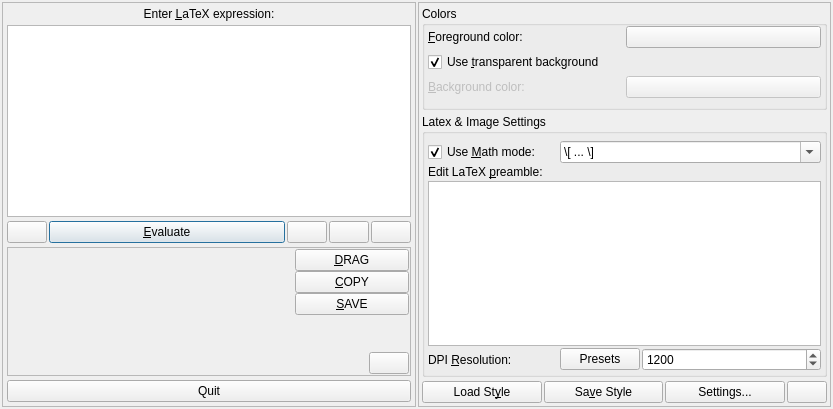
<?xml version="1.0" encoding="UTF-8"?>
<ui version="4.0">
 <author>Philippe Faist</author>
 <comment>KLatexFormula main window UI</comment>
 <class>KLFMainWinUI</class>
 <widget class="QWidget" name="KLFMainWinUI">
  <property name="geometry">
   <rect>
    <x>0</x>
    <y>0</y>
    <width>833</width>
    <height>409</height>
   </rect>
  </property>
  <property name="windowTitle">
   <string notr="true" comment="window title">KLatexFormula</string>
  </property>
  <property name="windowIcon">
   <iconset resource="../../klfres.qrc">
    <normaloff>:/pics/klatexformula-64.png</normaloff>:/pics/klatexformula-64.png</iconset>
  </property>
  <property name="styleSheet">
   <string notr="true"/>
  </property>
  <layout class="QHBoxLayout" name="lyt_KLFMainWinUI">
   <property name="spacing">
    <number>2</number>
   </property>
   <property name="margin">
    <number>2</number>
   </property>
   <item>
    <widget class="QFrame" name="frmMain">
     <property name="sizePolicy">
      <sizepolicy hsizetype="Preferred" vsizetype="Preferred">
       <horstretch>1</horstretch>
       <verstretch>0</verstretch>
      </sizepolicy>
     </property>
     <property name="frameShape">
      <enum>QFrame::StyledPanel</enum>
     </property>
     <property name="frameShadow">
      <enum>QFrame::Raised</enum>
     </property>
     <layout class="QVBoxLayout" name="lyt_frmMain">
      <property name="spacing">
       <number>4</number>
      </property>
      <property name="margin">
       <number>4</number>
      </property>
      <item>
       <widget class="QLabel" name="lblPromptMain">
        <property name="sizePolicy">
         <sizepolicy hsizetype="Preferred" vsizetype="Fixed">
          <horstretch>0</horstretch>
          <verstretch>0</verstretch>
         </sizepolicy>
        </property>
        <property name="text">
         <string>Enter &amp;LaTeX expression:</string>
        </property>
        <property name="alignment">
         <set>Qt::AlignCenter</set>
        </property>
        <property name="wordWrap">
         <bool>false</bool>
        </property>
        <property name="buddy">
         <cstring>txtLatex</cstring>
        </property>
       </widget>
      </item>
      <item>
       <widget class="QTextEdit" name="txtLatex">
        <property name="acceptDrops">
         <bool>true</bool>
        </property>
        <property name="toolTip">
         <string>Edit or paste LaTeX code here. Focus the editor with the &lt;strong&gt;F4&lt;/strong&gt; key.</string>
        </property>
        <property name="autoFormatting">
         <set>QTextEdit::AutoNone</set>
        </property>
        <property name="tabChangesFocus">
         <bool>true</bool>
        </property>
        <property name="undoRedoEnabled">
         <bool>true</bool>
        </property>
        <property name="lineWrapMode">
         <enum>QTextEdit::WidgetWidth</enum>
        </property>
        <property name="readOnly">
         <bool>false</bool>
        </property>
        <property name="acceptRichText">
         <bool>false</bool>
        </property>
       </widget>
      </item>
      <item>
       <layout class="QHBoxLayout" name="lytMiddle">
        <property name="spacing">
         <number>2</number>
        </property>
        <item>
         <widget class="QPushButton" name="btnClear">
          <property name="sizePolicy">
           <sizepolicy hsizetype="Preferred" vsizetype="Preferred">
            <horstretch>0</horstretch>
            <verstretch>0</verstretch>
           </sizepolicy>
          </property>
          <property name="toolTip">
           <string comment="tooltip">Clear the above field</string>
          </property>
          <property name="whatsThis">
           <string comment="whatsthis">Clicking this button is a utility to clear the LaTeX code entry field above</string>
          </property>
          <property name="icon">
           <iconset resource="../../klfres.qrc">
            <normaloff>:/pics/clear.png</normaloff>:/pics/clear.png</iconset>
          </property>
          <property name="shortcut">
           <string>Ctrl+C</string>
          </property>
         </widget>
        </item>
        <item>
         <widget class="QPushButton" name="btnEvaluate">
          <property name="sizePolicy">
           <sizepolicy hsizetype="Expanding" vsizetype="Preferred">
            <horstretch>0</horstretch>
            <verstretch>0</verstretch>
           </sizepolicy>
          </property>
          <property name="toolTip">
           <string comment="tooltip">&lt;p style=&quot;white-space: pre&quot;&gt;Evaluate LaTeX Expression [&lt;strong&gt;Shift-Enter&lt;/strong&gt;]&lt;/p&gt;</string>
          </property>
          <property name="whatsThis">
           <string comment="whatsthistext">Render the above &lt;i&gt;LaTeX&lt;/i&gt; formula as an image, which will be displayed in the label below.</string>
          </property>
          <property name="text">
           <string>&amp;Evaluate</string>
          </property>
          <property name="icon">
           <iconset resource="../../klfres.qrc">
            <normaloff>:/pics/evaluate.png</normaloff>:/pics/evaluate.png</iconset>
          </property>
          <property name="shortcut">
           <string notr="true">Shift+Return, Ctrl+Return</string>
          </property>
          <property name="default">
           <bool>true</bool>
          </property>
         </widget>
        </item>
        <item>
         <widget class="QPushButton" name="btnSymbols">
          <property name="sizePolicy">
           <sizepolicy hsizetype="Minimum" vsizetype="Preferred">
            <horstretch>0</horstretch>
            <verstretch>0</verstretch>
           </sizepolicy>
          </property>
          <property name="toolTip">
           <string comment="tooltip">&lt;p style=&quot;white-space: pre&quot;&gt;Show Latex Symbols palette&lt;/p&gt;</string>
          </property>
          <property name="whatsThis">
           <string comment="whatsthis text">Clicking this button opens a dialog allowing you to view and select LaTeX symbols the codes of which you may not know by heart.</string>
          </property>
          <property name="icon">
           <iconset resource="../../klfres.qrc">
            <normaloff>:/pics/symbols.png</normaloff>:/pics/symbols.png</iconset>
          </property>
          <property name="shortcut">
           <string/>
          </property>
          <property name="checkable">
           <bool>true</bool>
          </property>
         </widget>
        </item>
        <item>
         <widget class="QPushButton" name="btnLibrary">
          <property name="sizePolicy">
           <sizepolicy hsizetype="Minimum" vsizetype="Preferred">
            <horstretch>0</horstretch>
            <verstretch>0</verstretch>
           </sizepolicy>
          </property>
          <property name="toolTip">
           <string comment="tooltip">Show Library</string>
          </property>
          <property name="whatsThis">
           <string comment="whatsthis text">Clicking this button opens the KLatexFormula Library which includes History (previously evaluated formulas) and Archive where you can store tagged equations.</string>
          </property>
          <property name="icon">
           <iconset resource="../../klfres.qrc">
            <normaloff>:/pics/library.png</normaloff>:/pics/library.png</iconset>
          </property>
          <property name="shortcut">
           <string/>
          </property>
          <property name="checkable">
           <bool>true</bool>
          </property>
         </widget>
        </item>
        <item>
         <widget class="QPushButton" name="btnExpand">
          <property name="sizePolicy">
           <sizepolicy hsizetype="Minimum" vsizetype="Preferred">
            <horstretch>0</horstretch>
            <verstretch>0</verstretch>
           </sizepolicy>
          </property>
          <property name="toolTip">
           <string comment="tooltip">&lt;p style=&quot;white-space: pre&quot;&gt;Toggle shrinked/expanded mode&lt;/p&gt;</string>
          </property>
          <property name="whatsThis">
           <string>Switches to expanded mode or back to shrinked mode. In expanded mode you get to choose more options.</string>
          </property>
          <property name="icon">
           <iconset resource="../../klfres.qrc">
            <normaloff>:/pics/switchexpanded.png</normaloff>:/pics/switchexpanded.png</iconset>
          </property>
          <property name="shortcut">
           <string>Ctrl+E, Ctrl+Space</string>
          </property>
         </widget>
        </item>
       </layout>
      </item>
      <item>
       <widget class="QFrame" name="frmOutput">
        <property name="frameShape">
         <enum>QFrame::StyledPanel</enum>
        </property>
        <property name="frameShadow">
         <enum>QFrame::Sunken</enum>
        </property>
        <layout class="QGridLayout" name="lyt_frmOutput">
         <property name="horizontalSpacing">
          <number>6</number>
         </property>
         <property name="verticalSpacing">
          <number>0</number>
         </property>
         <property name="margin">
          <number>1</number>
         </property>
         <item row="0" column="1">
          <widget class="QPushButton" name="btnDrag">
           <property name="toolTip">
            <string>Click and keep mouse button pressed to drag your formula to an other application</string>
           </property>
           <property name="text">
            <string>&amp;DRAG</string>
           </property>
          </widget>
         </item>
         <item row="1" column="1">
          <widget class="QPushButton" name="btnCopy">
           <property name="toolTip">
            <string>Copy formula to clipboard</string>
           </property>
           <property name="text">
            <string>&amp;COPY</string>
           </property>
           <property name="shortcut">
            <string>Alt+Y</string>
           </property>
          </widget>
         </item>
         <item row="2" column="1">
          <widget class="QPushButton" name="btnSave">
           <property name="toolTip">
            <string>Save formula to disk</string>
           </property>
           <property name="text">
            <string>&amp;SAVE</string>
           </property>
          </widget>
         </item>
         <item row="3" column="1">
          <spacer name="spcOutputButtons">
           <property name="orientation">
            <enum>Qt::Vertical</enum>
           </property>
           <property name="sizeType">
            <enum>QSizePolicy::Expanding</enum>
           </property>
           <property name="sizeHint" stdset="0">
            <size>
             <width>20</width>
             <height>5</height>
            </size>
           </property>
          </spacer>
         </item>
         <item row="0" column="0" rowspan="5">
          <widget class="KLFDisplayLabel" name="lblOutput">
           <property name="sizePolicy">
            <sizepolicy hsizetype="Expanding" vsizetype="Preferred">
             <horstretch>0</horstretch>
             <verstretch>0</verstretch>
            </sizepolicy>
           </property>
           <property name="minimumSize">
            <size>
             <width>280</width>
             <height>75</height>
            </size>
           </property>
           <property name="toolTip">
            <string comment="tooltip">The resulting image will be displayed here</string>
           </property>
           <property name="whatsThis">
            <string comment="whatsthis">Here you can see the image you get after evaluating your LaTeX code.</string>
           </property>
           <property name="autoFillBackground">
            <bool>true</bool>
           </property>
           <property name="frameShape">
            <enum>QFrame::NoFrame</enum>
           </property>
           <property name="frameShadow">
            <enum>QFrame::Plain</enum>
           </property>
           <property name="text">
            <string/>
           </property>
           <property name="wordWrap">
            <bool>false</bool>
           </property>
          </widget>
         </item>
         <item row="4" column="1">
          <widget class="QWidget" name="wForBigPreviewButton" native="true">
           <layout class="QHBoxLayout" name="horizontalLayout">
            <property name="spacing">
             <number>0</number>
            </property>
            <property name="margin">
             <number>0</number>
            </property>
            <item>
             <spacer name="spcPreviewButton">
              <property name="orientation">
               <enum>Qt::Horizontal</enum>
              </property>
              <property name="sizeHint" stdset="0">
               <size>
                <width>41</width>
                <height>20</height>
               </size>
              </property>
             </spacer>
            </item>
            <item>
             <widget class="QPushButton" name="btnShowBigPreview">
              <property name="sizePolicy">
               <sizepolicy hsizetype="Fixed" vsizetype="Fixed">
                <horstretch>0</horstretch>
                <verstretch>0</verstretch>
               </sizepolicy>
              </property>
              <property name="toolTip">
               <string>&lt;p style=&quot;white-space: pre&quot;&gt;Show a larger preview [&lt;strong&gt;F2&lt;/strong&gt;]&lt;/p&gt;</string>
              </property>
              <property name="text">
               <string/>
              </property>
              <property name="icon">
               <iconset resource="../../klfres.qrc">
                <normaloff>:/pics/showpreview.png</normaloff>:/pics/showpreview.png</iconset>
              </property>
             </widget>
            </item>
           </layout>
          </widget>
         </item>
        </layout>
       </widget>
      </item>
      <item>
       <widget class="QPushButton" name="btnQuit">
        <property name="toolTip">
         <string comment="tooltip">Quit KLatexFormula</string>
        </property>
        <property name="whatsThis">
         <string comment="whatsthis">Exit KLatexFormula</string>
        </property>
        <property name="text">
         <string>Quit</string>
        </property>
        <property name="icon">
         <iconset resource="../../klfres.qrc">
          <normaloff>:/pics/closehide.png</normaloff>:/pics/closehide.png</iconset>
        </property>
        <property name="shortcut">
         <string>Ctrl+Q</string>
        </property>
       </widget>
      </item>
     </layout>
    </widget>
   </item>
   <item>
    <widget class="QFrame" name="frmDetails">
     <property name="sizePolicy">
      <sizepolicy hsizetype="Preferred" vsizetype="Preferred">
       <horstretch>1</horstretch>
       <verstretch>0</verstretch>
      </sizepolicy>
     </property>
     <property name="frameShape">
      <enum>QFrame::StyledPanel</enum>
     </property>
     <property name="frameShadow">
      <enum>QFrame::Raised</enum>
     </property>
     <layout class="QVBoxLayout" name="lyt_frmDetails">
      <property name="spacing">
       <number>4</number>
      </property>
      <property name="margin">
       <number>3</number>
      </property>
      <item>
       <widget class="QGroupBox" name="gbxColors">
        <property name="title">
         <string>Colors</string>
        </property>
        <layout class="QGridLayout" name="lyt_gbxColors">
         <property name="topMargin">
          <number>0</number>
         </property>
         <property name="bottomMargin">
          <number>9</number>
         </property>
         <property name="verticalSpacing">
          <number>4</number>
         </property>
         <item row="0" column="0">
          <widget class="QLabel" name="lblFg">
           <property name="text">
            <string>&amp;Foreground color:</string>
           </property>
           <property name="wordWrap">
            <bool>false</bool>
           </property>
           <property name="buddy">
            <cstring>colFg</cstring>
           </property>
          </widget>
         </item>
         <item row="0" column="1">
          <widget class="KLFColorChooser" name="colFg">
           <property name="alphaEnabled" stdset="0">
            <bool>false</bool>
           </property>
          </widget>
         </item>
         <item row="1" column="0" colspan="2">
          <widget class="QCheckBox" name="chkBgTransparent">
           <property name="toolTip">
            <string>Check this if you want your formula to have a transparent background</string>
           </property>
           <property name="text">
            <string>Use &amp;transparent background</string>
           </property>
           <property name="shortcut">
            <string>Alt+U</string>
           </property>
           <property name="checked">
            <bool>true</bool>
           </property>
          </widget>
         </item>
         <item row="2" column="0">
          <widget class="QLabel" name="lblBg">
           <property name="enabled">
            <bool>false</bool>
           </property>
           <property name="text">
            <string>&amp;Background color:</string>
           </property>
           <property name="wordWrap">
            <bool>false</bool>
           </property>
           <property name="buddy">
            <cstring>colBg</cstring>
           </property>
          </widget>
         </item>
         <item row="2" column="1">
          <widget class="KLFColorChooser" name="colBg">
           <property name="enabled">
            <bool>false</bool>
           </property>
           <property name="alphaEnabled" stdset="0">
            <bool>false</bool>
           </property>
          </widget>
         </item>
        </layout>
       </widget>
      </item>
      <item>
       <widget class="QGroupBox" name="gbxLatexImage">
        <property name="title">
         <string>Latex &amp;&amp; Image Settings</string>
        </property>
        <layout class="QGridLayout" name="lyt_gbxLatexImage">
         <property name="topMargin">
          <number>7</number>
         </property>
         <item row="0" column="0">
          <widget class="QCheckBox" name="chkMathMode">
           <property name="toolTip">
            <string>Check this to use a LaTeX math mode</string>
           </property>
           <property name="text">
            <string>Use &amp;Math mode:</string>
           </property>
           <property name="shortcut">
            <string/>
           </property>
           <property name="checked">
            <bool>true</bool>
           </property>
          </widget>
         </item>
         <item row="0" column="1" colspan="2">
          <widget class="QComboBox" name="cbxMathMode">
           <property name="editable">
            <bool>true</bool>
           </property>
           <item>
            <property name="text">
             <string>\[ ... \]</string>
            </property>
           </item>
           <item>
            <property name="text">
             <string>$ ... $</string>
            </property>
           </item>
           <item>
            <property name="text">
             <string>\begin{eqnarray*} ... \end{eqnarray*}</string>
            </property>
           </item>
          </widget>
         </item>
         <item row="1" column="0" colspan="3">
          <widget class="QLabel" name="lblPreamble">
           <property name="text">
            <string>Edit LaTeX &amp;preamble:</string>
           </property>
           <property name="alignment">
            <set>Qt::AlignLeading|Qt::AlignLeft|Qt::AlignTop</set>
           </property>
           <property name="wordWrap">
            <bool>false</bool>
           </property>
           <property name="buddy">
            <cstring>txtPreamble</cstring>
           </property>
          </widget>
         </item>
         <item row="2" column="0" colspan="3">
          <widget class="QTextEdit" name="txtPreamble">
           <property name="sizePolicy">
            <sizepolicy hsizetype="Expanding" vsizetype="Preferred">
             <horstretch>0</horstretch>
             <verstretch>0</verstretch>
            </sizepolicy>
           </property>
           <property name="font">
            <font>
             <pointsize>8</pointsize>
            </font>
           </property>
           <property name="acceptRichText">
            <bool>false</bool>
           </property>
          </widget>
         </item>
         <item row="3" column="0">
          <widget class="QLabel" name="lblDPI">
           <property name="text">
            <string>DPI &amp;Resolution:</string>
           </property>
           <property name="wordWrap">
            <bool>false</bool>
           </property>
           <property name="buddy">
            <cstring>spnDPI</cstring>
           </property>
          </widget>
         </item>
         <item row="3" column="1" colspan="2">
          <layout class="QHBoxLayout" name="lyt_DPIInput">
           <item>
            <widget class="QPushButton" name="btnDPIPresets">
             <property name="sizePolicy">
              <sizepolicy hsizetype="Fixed" vsizetype="Fixed">
               <horstretch>0</horstretch>
               <verstretch>0</verstretch>
              </sizepolicy>
             </property>
             <property name="text">
              <string>Presets</string>
             </property>
            </widget>
           </item>
           <item>
            <widget class="QSpinBox" name="spnDPI">
             <property name="minimum">
              <number>10</number>
             </property>
             <property name="maximum">
              <number>10000</number>
             </property>
             <property name="singleStep">
              <number>50</number>
             </property>
             <property name="value">
              <number>1200</number>
             </property>
            </widget>
           </item>
          </layout>
         </item>
        </layout>
       </widget>
      </item>
      <item>
       <layout class="QHBoxLayout" name="lytStyleSettingsButtons">
        <property name="spacing">
         <number>2</number>
        </property>
        <item>
         <widget class="QPushButton" name="btnLoadStyle">
          <property name="sizePolicy">
           <sizepolicy hsizetype="Minimum" vsizetype="Fixed">
            <horstretch>1</horstretch>
            <verstretch>0</verstretch>
           </sizepolicy>
          </property>
          <property name="toolTip">
           <string>Load a previously saved style</string>
          </property>
          <property name="text">
           <string>Load St&amp;yle</string>
          </property>
          <property name="icon">
           <iconset resource="../../klfres.qrc">
            <normaloff>:/pics/loadstyle.png</normaloff>:/pics/loadstyle.png</iconset>
          </property>
          <property name="shortcut">
           <string>Alt+L</string>
          </property>
         </widget>
        </item>
        <item>
         <widget class="QPushButton" name="btnSaveStyle">
          <property name="sizePolicy">
           <sizepolicy hsizetype="Minimum" vsizetype="Fixed">
            <horstretch>1</horstretch>
            <verstretch>0</verstretch>
           </sizepolicy>
          </property>
          <property name="toolTip">
           <string>Save current style (colors, etc.)</string>
          </property>
          <property name="text">
           <string>Sa&amp;ve Style</string>
          </property>
          <property name="icon">
           <iconset resource="../../klfres.qrc">
            <normaloff>:/pics/savestyle.png</normaloff>:/pics/savestyle.png</iconset>
          </property>
          <property name="shortcut">
           <string/>
          </property>
         </widget>
        </item>
        <item>
         <widget class="QPushButton" name="btnSettings">
          <property name="sizePolicy">
           <sizepolicy hsizetype="Minimum" vsizetype="Fixed">
            <horstretch>1</horstretch>
            <verstretch>0</verstretch>
           </sizepolicy>
          </property>
          <property name="toolTip">
           <string>Edit KLatexFormula settings</string>
          </property>
          <property name="text">
           <string>Settings...</string>
          </property>
          <property name="icon">
           <iconset resource="../../klfres.qrc">
            <normaloff>:/pics/settings.png</normaloff>:/pics/settings.png</iconset>
          </property>
          <property name="shortcut">
           <string>Alt+N</string>
          </property>
         </widget>
        </item>
        <item>
         <widget class="QPushButton" name="btnHelp">
          <property name="sizePolicy">
           <sizepolicy hsizetype="Minimum" vsizetype="Preferred">
            <horstretch>0</horstretch>
            <verstretch>0</verstretch>
           </sizepolicy>
          </property>
          <property name="toolTip">
           <string>Edit KLatexFormula settings</string>
          </property>
          <property name="icon">
           <iconset resource="../../klfres.qrc">
            <normaloff>:/pics/help.png</normaloff>:/pics/help.png</iconset>
          </property>
          <property name="shortcut">
           <string>F1</string>
          </property>
         </widget>
        </item>
       </layout>
      </item>
     </layout>
    </widget>
   </item>
  </layout>
  <action name="aDPI1200">
   <property name="text">
    <string>High Resolution (1200)</string>
   </property>
   <property name="toolTip">
    <string>Very good resolution</string>
   </property>
  </action>
  <action name="aDPI600">
   <property name="text">
    <string>Good Resolution (600)</string>
   </property>
   <property name="toolTip">
    <string>Pretty good resolution</string>
   </property>
  </action>
  <action name="aDPI300">
   <property name="text">
    <string>Medium Resolution (300)</string>
   </property>
   <property name="toolTip">
    <string>Medium resolution</string>
   </property>
  </action>
  <action name="aDPI150">
   <property name="text">
    <string>Low Resolution (150)</string>
   </property>
   <property name="toolTip">
    <string>Low resolution</string>
   </property>
  </action>
 </widget>
 <layoutdefault spacing="2" margin="3"/>
 <customwidgets>
  <customwidget>
   <class>KLFColorChooser</class>
   <extends>QPushButton</extends>
   <header>klfcolorchooser.h</header>
  </customwidget>
  <customwidget>
   <class>KLFDisplayLabel</class>
   <extends>QLabel</extends>
   <header location="global">klfdisplaylabel.h</header>
  </customwidget>
 </customwidgets>
 <tabstops>
  <tabstop>txtLatex</tabstop>
  <tabstop>btnClear</tabstop>
  <tabstop>btnEvaluate</tabstop>
  <tabstop>btnSymbols</tabstop>
  <tabstop>btnLibrary</tabstop>
  <tabstop>btnExpand</tabstop>
  <tabstop>btnDrag</tabstop>
  <tabstop>btnCopy</tabstop>
  <tabstop>btnSave</tabstop>
  <tabstop>btnQuit</tabstop>
  <tabstop>colFg</tabstop>
  <tabstop>chkBgTransparent</tabstop>
  <tabstop>colBg</tabstop>
  <tabstop>chkMathMode</tabstop>
  <tabstop>cbxMathMode</tabstop>
  <tabstop>txtPreamble</tabstop>
  <tabstop>btnLoadStyle</tabstop>
  <tabstop>btnSaveStyle</tabstop>
  <tabstop>btnSettings</tabstop>
  <tabstop>btnHelp</tabstop>
 </tabstops>
 <resources>
  <include location="../../klfres.qrc"/>
 </resources>
 <connections>
  <connection>
   <sender>chkBgTransparent</sender>
   <signal>toggled(bool)</signal>
   <receiver>lblBg</receiver>
   <slot>setDisabled(bool)</slot>
   <hints>
    <hint type="sourcelabel">
     <x>435</x>
     <y>84</y>
    </hint>
    <hint type="destinationlabel">
     <x>435</x>
     <y>118</y>
    </hint>
   </hints>
  </connection>
  <connection>
   <sender>chkBgTransparent</sender>
   <signal>toggled(bool)</signal>
   <receiver>colBg</receiver>
   <slot>setDisabled(bool)</slot>
   <hints>
    <hint type="sourcelabel">
     <x>590</x>
     <y>85</y>
    </hint>
    <hint type="destinationlabel">
     <x>624</x>
     <y>120</y>
    </hint>
   </hints>
  </connection>
  <connection>
   <sender>chkMathMode</sender>
   <signal>toggled(bool)</signal>
   <receiver>cbxMathMode</receiver>
   <slot>setEnabled(bool)</slot>
   <hints>
    <hint type="sourcelabel">
     <x>523</x>
     <y>189</y>
    </hint>
    <hint type="destinationlabel">
     <x>815</x>
     <y>196</y>
    </hint>
   </hints>
  </connection>
 </connections>
</ui>
